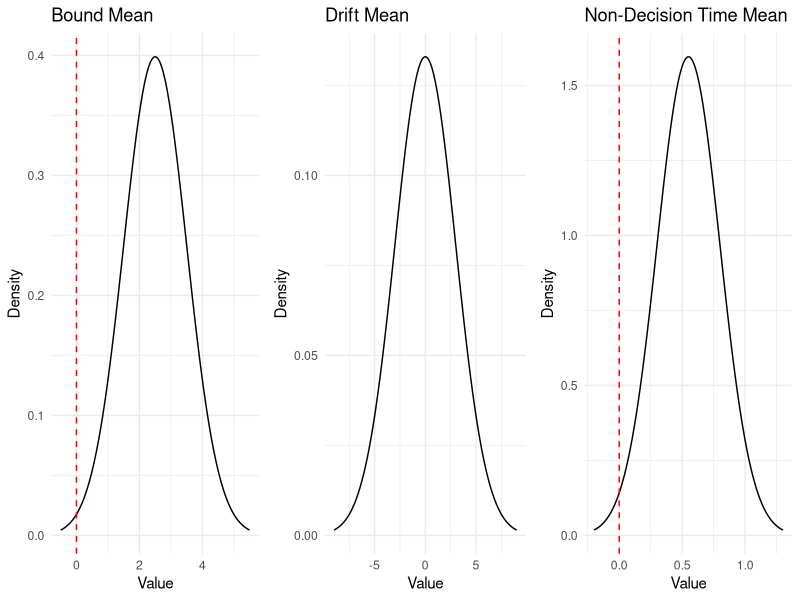

Recreate this plot in R.
custom_priors_list <- list(
                      "bound_mean_mean" = 2.5,    "bound_mean_sdev" = 1.00,
                      "drift_mean_mean" = 0.00,    "drift_mean_sdev" = 3.00,
                      "nondt_mean_mean" = 0.55,    "nondt_mean_sdev" = 0.25,
                      "bound_sdev_lower" = 0.01,   "bound_sdev_upper" = 2.00,
                      "drift_sdev_lower" = 0.01,   "drift_sdev_upper" = 2.00,
                      "nondt_sdev_lower" = 0.01,   "nondt_sdev_upper" = 0.50,
                      "betaweight_mean" = 0,       "betaweight_sdev" = 1)

# Create a 2x3 grid of normal distributions
library(ggplot2)
library(gridExtra)

# Extract the first six elements into 3 pairs of mean/sdev
params <- list(
  bound = c(custom_priors_list$bound_mean_mean, custom_priors_list$bound_mean_sdev),
  drift = c(custom_priors_list$drift_mean_mean, custom_priors_list$drift_mean_sdev),
  nondt = c(custom_priors_list$nondt_mean_mean, custom_priors_list$nondt_mean_sdev)
)

# Function to create normal distribution plot
create_normal_plot <- function(mean_val, sd_val, title) {
  x <- seq(mean_val - 3*sd_val, mean_val + 3*sd_val, length.out = 100)
  y <- dnorm(x, mean = mean_val, sd = sd_val)
  data <- data.frame(x = x, y = y)
  
  ggplot(data, aes(x = x, y = y)) +
    geom_line() +
    ggtitle(title) +
    theme_minimal() +
    labs(x = "Value", y = "Density")
}

# Create the plots
plots <- list()
plots[[1]] <- create_normal_plot(params$bound[1], params$bound[2], "Bound Mean") +
  geom_vline(xintercept = 0, linetype = "dashed", color = "red")
plots[[2]] <- create_normal_plot(params$drift[1], params$drift[2], "Drift Mean")
plots[[3]] <- create_normal_plot(params$nondt[1], params$nondt[2], "Non-Decision Time Mean") +
  geom_vline(xintercept = 0, linetype = "dashed", color = "red")

# Create the PDF
pdf(here("demos", "simulation-studies", "generative_uniforms", "normal_distributions.pdf"), width = 10, height = 4)
do.call(grid.arrange, c(plots, ncol = 3))
dev.off()

cat("PDF created: normal_distributions.pdf\n")